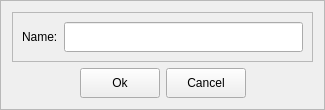
<?xml version="1.0" encoding="UTF-8"?>
<ui version="4.0">
 <class>AddTemplateTimeLineControlPolicyDialogFrame</class>
 <widget class="QFrame" name="AddTemplateTimeLineControlPolicyDialogFrame">
  <property name="geometry">
   <rect>
    <x>0</x>
    <y>0</y>
    <width>325</width>
    <height>108</height>
   </rect>
  </property>
  <property name="windowTitle">
   <string>Frame</string>
  </property>
  <property name="frameShape">
   <enum>QFrame::StyledPanel</enum>
  </property>
  <property name="frameShadow">
   <enum>QFrame::Raised</enum>
  </property>
  <layout class="QVBoxLayout" name="verticalLayout">
   <item>
    <widget class="QFrame" name="frame">
     <property name="sizePolicy">
      <sizepolicy hsizetype="Preferred" vsizetype="Expanding">
       <horstretch>0</horstretch>
       <verstretch>0</verstretch>
      </sizepolicy>
     </property>
     <property name="frameShape">
      <enum>QFrame::StyledPanel</enum>
     </property>
     <property name="frameShadow">
      <enum>QFrame::Raised</enum>
     </property>
     <layout class="QGridLayout" name="gridLayout">
      <item row="0" column="0">
       <widget class="QLabel" name="label">
        <property name="text">
         <string>Name:</string>
        </property>
       </widget>
      </item>
      <item row="0" column="1">
       <widget class="QLineEdit" name="lineName">
        <property name="minimumSize">
         <size>
          <width>0</width>
          <height>30</height>
         </size>
        </property>
       </widget>
      </item>
     </layout>
    </widget>
   </item>
   <item>
    <layout class="QHBoxLayout" name="horizontalLayout">
     <item>
      <spacer name="horizontalSpacer">
       <property name="orientation">
        <enum>Qt::Horizontal</enum>
       </property>
       <property name="sizeHint" stdset="0">
        <size>
         <width>40</width>
         <height>20</height>
        </size>
       </property>
      </spacer>
     </item>
     <item>
      <widget class="QPushButton" name="buttonOk">
       <property name="minimumSize">
        <size>
         <width>80</width>
         <height>30</height>
        </size>
       </property>
       <property name="maximumSize">
        <size>
         <width>80</width>
         <height>30</height>
        </size>
       </property>
       <property name="text">
        <string>Ok</string>
       </property>
      </widget>
     </item>
     <item>
      <widget class="QPushButton" name="buttonCancel">
       <property name="minimumSize">
        <size>
         <width>80</width>
         <height>30</height>
        </size>
       </property>
       <property name="maximumSize">
        <size>
         <width>80</width>
         <height>30</height>
        </size>
       </property>
       <property name="text">
        <string>Cancel</string>
       </property>
      </widget>
     </item>
     <item>
      <spacer name="horizontalSpacer_2">
       <property name="orientation">
        <enum>Qt::Horizontal</enum>
       </property>
       <property name="sizeHint" stdset="0">
        <size>
         <width>40</width>
         <height>20</height>
        </size>
       </property>
      </spacer>
     </item>
    </layout>
   </item>
  </layout>
 </widget>
 <resources/>
 <connections/>
</ui>
